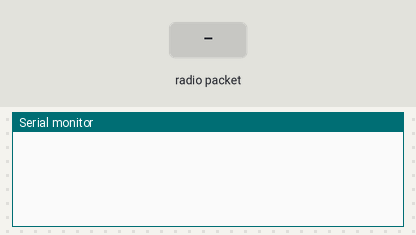
The sketch below on a simulated Arduino Uno, built with avr-gcc and run on an emulated ATmega328P. On the bench: the last lines printed to the serial monitor. Inputs (shaded band) come from the test bench. No radio packets arrive unless stated.

Above: at 1.2 s.
1.3 s: radio packet "1" arrives
At 2.5 s:
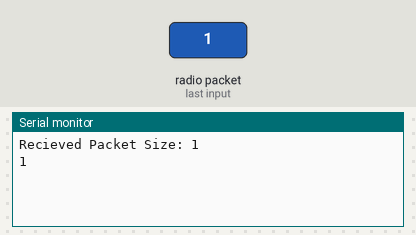
2.8 s: radio packet "0" arrives
At 3.9 s:
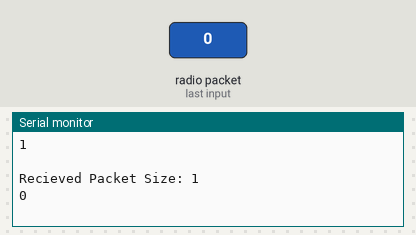
4.3 s: radio packet "2" arrives
At 5.0 s:
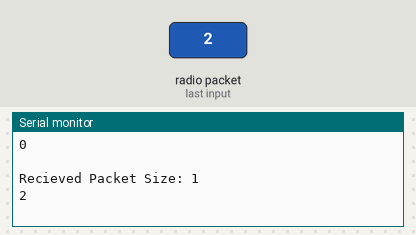

Measured:
- after the input at 1.3 s, the serial monitor: prints a new line at once (image 1)
- after the input at 2.8 s, the serial monitor: prints a new line at once (image 2)
- after the input at 4.3 s, the serial monitor: prints a new line at once (image 3)

The sketch:

gateway_lora32u4.ino
```cpp
// GEMS AGroinformatics Initiative
// University of Minnesota

// Contributors: Bryan Chantigian, Thor Solberg, Pete Marchetto, Bryan Runck


#include <LoRa.h>
#include <SoftwareSerial.h>

//Setup LORA
#define SCK     15
#define MISO    14
#define MOSI    16
#define SS      8
#define RST     4
#define DIO     7
//#define BAND    433E6   //for 433MHz board
//#define BAND 868E6    //for 868MHz
#define BAND 915E6    //for 915MHz
#define PABOOST true

#define NODE_SIZE 2
#define ARRAY_SIZE 200

int dataPos = 0;
char data[ARRAY_SIZE];
String particleData;

SoftwareSerial uart(0, 1);  //RX, TX

void clearBuffer(void)
{
  for(int j = 0; j < ARRAY_SIZE; j++)
  {
    data[j] = 0;
  }
}

void setup() {
  Serial.begin(9600);
  uart.begin(115200);     //UART baud rate, match with photon baud rate

  LoRa.setPins(SS,RST,DIO);
  LoRa.begin((long)BAND, PABOOST);

}

void loop() {

  int packetLength = LoRa.parsePacket();

  if(packetLength)    //if the packet length > 0 then read data
  {
        Serial.print("Recieved Packet Size: ");
        Serial.println(packetLength);

        for(int i = 0; i < packetLength; i++)       //stores each char in part of the data array
        {
             data[i] = LoRa.read();
        }

        particleData = data;        //changes char array to string

        clearBuffer();

        uart.print(particleData);
        Serial.println(particleData);
        Serial.println(" ");
    }

}
```
